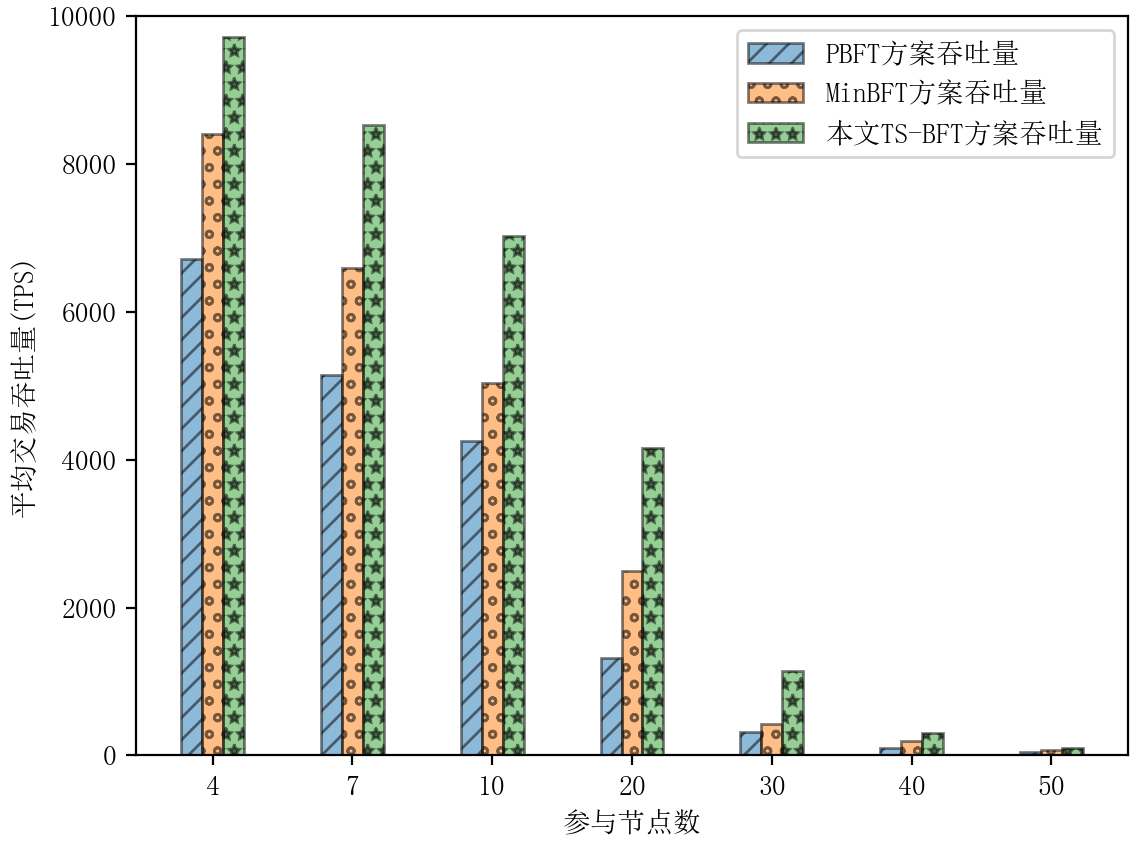

Write Python code to recreate this figure.
# encoding:utf-8
'''
创建人：Moss
创建时间：
'''
import matplotlib.pyplot as plt
import numpy as np
import matplotlib.ticker as mtick
from matplotlib.font_manager import FontProperties
import matplotlib
font = FontProperties(fname=r"/System/Library/Fonts/.ttc", size=10)
# a = [294, 652, 1438, 2648]
# b = [301, 703, 1570, 2779]
# c = [358, 726, 1763, 2987]
a = [6710, 5150, 4251, 1321, 317, 106, 41]
b = [8400, 6600, 5040, 2500, 420, 198, 78]
c = [9720, 8534, 7020, 4160, 1140, 307, 103]

plt.rcParams['font.sans-serif'] = ['Simsun']
# print(matplotlib.matplotlib_fname())

fmt = '%d'
yticks = mtick.FormatStrFormatter(fmt)
lx = [u'4', u'7', u'10', u'20', u'30', u'40', u'50']
x_indexes = np.arange(len(lx))
width = 0.15
fig = plt.figure()
ax1 = fig.add_subplot(111)
# ax1.plot(x_indexes, a, '*g-.', label=u'PBFT方案吞吐量')
# ax1.plot(x_indexes, b, '*b--', label=u'MinBFT方案吞吐量')
# ax1.plot(x_indexes, c, 'or-', label=u'本文TS-BFT方案吞吐量')

ax1.bar(x_indexes-width, a, width=width, alpha=0.5,
        label=u'PBFT方案吞吐量', edgecolor="black",  hatch='///')
ax1.bar(x_indexes, b, width=width, alpha=0.5,
        label=u'MinBFT方案吞吐量', edgecolor="black", hatch='oo')
ax1.bar(x_indexes+width, c, width=width, alpha=0.5,
        label=u'本文TS-BFT方案吞吐量', edgecolor="black", hatch='**')

# ax2.bar(x_indexes-width, a, width=width, alpha=0.5,
#         label=u'PBFT交易时延', edgecolor="k", hatch='///')
# ax2.bar(x_indexes, b, width=width, alpha=0.5,
#         label=u'MinBFT交易时延', edgecolor="k", hatch='oo')
# ax2.bar(x_indexes+width, c, width=width, alpha=0.5,
#         label=u'TS-BFT交易时延', edgecolor="k", hatch='**')

ax1.yaxis.set_major_formatter(yticks)
ax1.legend(loc=1)
ax1.set_ylim([0, 10000])
ax1.set_ylabel('平均交易吞吐量(TPS)', {'size': 10})
plt.legend(prop={'family': 'Simsun', 'size': 10}, loc="best")
plt.xticks(x_indexes, lx)
ax1.set_xlabel('参与节点数', {'size': 10})
plt.savefig('./Figure_2.png', dpi=200)
# plt.show()
